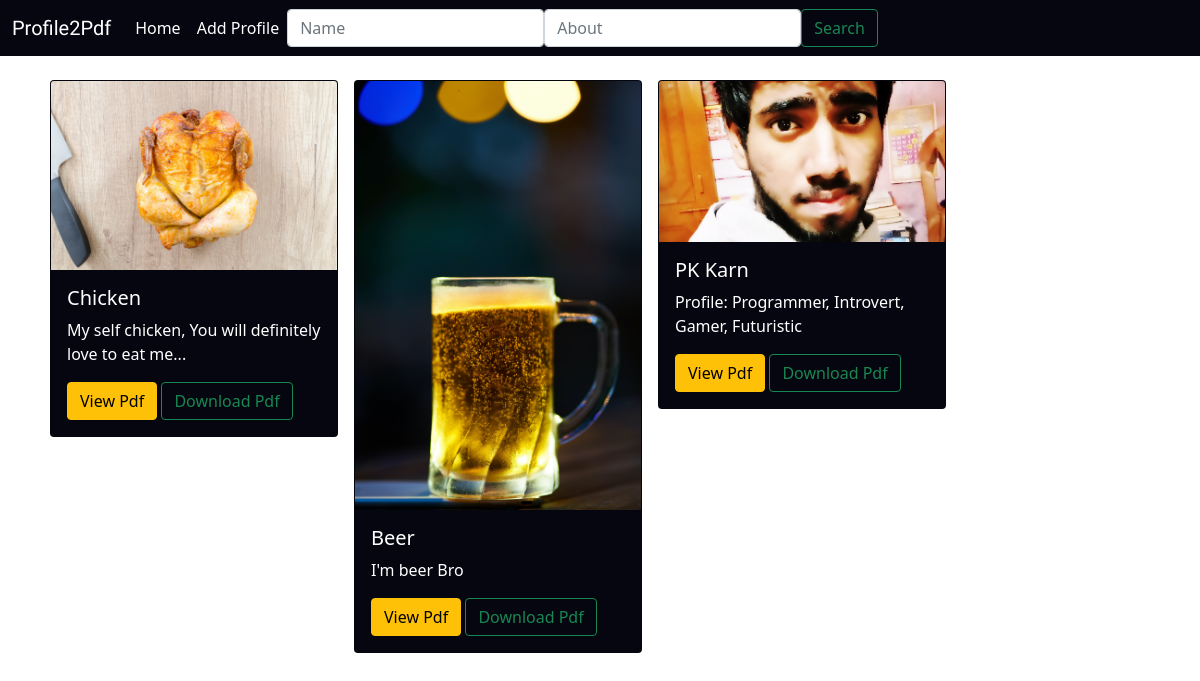
The app's page /, older data.
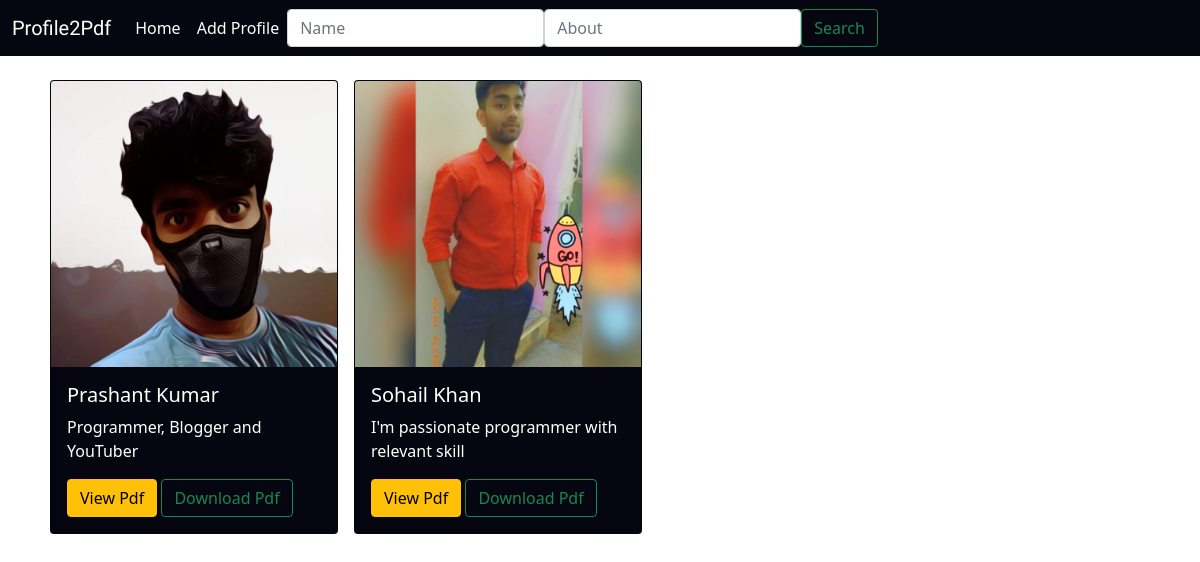
The same page, newer data.
### pdfconvert/models.py (models this page shows, shortened)
class Customer(models.Model):
    name = models.CharField(max_length=100)
    pic = models.ImageField(upload_to='images')
    about = models.TextField()
    dob = models.DateField(null=True, blank=True)
    address = models.TextField(blank=True)
    phone_no = models.IntegerField(null=True, blank=True)
    updated = models.DateTimeField(auto_now_add=True)
    skills = models.TextField(blank=True)

### pdfconvert/views.py (the view)
# urls.py: path('', views.main, name="customer_view"),
def main(request):
    customers = Customer.objects.all()
    pfilter = ProfileFilter(request.GET, queryset=customers)
    customers = pfilter.qs
    context = {
        'object_list': customers
    }
    return render(request, 'pdfconvert/main.html', context)

### pdfconvert/templates/pdfconvert/main.html
{% extends 'pdfconvert/base.html' %}
{% block content %}
<div class="row">
<div class="profile-box">
{% for customer in object_list %}
        <div class="card text-white bg mx-2 my-4" style="width:18rem;float:left;">
          <img src="media/{{customer.pic}}" class="card-img-top" alt="...">
          <div class="card-body">
            <h5 class="card-title">{{customer.name}}</h5>
            <p class="card-text">{{customer.about}}</p>
            <a href="{% url 'cutomerpdf' customer.id %}" class="btn btn-warning">View Pdf</a>
             <a href="{% url 'test-view' customer.id %}" class="btn btn-outline-success">Download Pdf</a>
          </div>
</div>
{% endfor %}
 </div>
</div>
{% endblock %}

### pdfconvert/templates/pdfconvert/base.html (shortened to what this page needs)
<!DOCTYPE html>
<html lang="en">
<head>
    <link rel="stylesheet" href="https://stackpath.bootstrapcdn.com/bootstrap/5.0.0-alpha1/css/bootstrap.min.css">
</head>
<body>
<nav class="navbar bg navbar-expand-lg navbar-dark bg-light">
  <div class="container-fluid">
    <a class="navbar-brand" href="{% url 'customer_view' %}">Profile2Pdf</a>
    <div class="collapse navbar-collapse" id="navbarSupportedContent">
      <ul class="navbar-nav mr-auto mb-2 mb-lg-0">
        <li class="nav-item">
          <a class="nav-link active" aria-current="page" href="{% url 'customer_view' %}">Home</a>
        </li>
        <li class="nav-item">
          <a class="nav-link active" href="{% url 'add_profile' %}">Add Profile</a>
        </li>
      </ul>
      <form class="d-flex">
        <input class="form-control mr-2" type="search" name="namesearch" placeholder="Name" aria-label="Search">
        <input class="form-control mr-2" type="search" name="aboutsearch" placeholder="About" aria-label="Search">
        <button class="btn btn-outline-success" type="submit">Search</button>
      </form>
    </div>
  </div>
</nav>
<div class="container">
   {% block content %}
   {% endblock%}
</div>
</body>
</html>

### pdfconvert/templates/pdfconvert/base.html (style rules this page uses)
.bg { background-color: #05060f!important; }
.navbar-brand { font-family: 'Ranchers', cursive!important; }

Row changes from the older to the newer data that the page shows:
removed Customer: pic (picture), name "Chicken", about "My self chicken, You will definitely love to eat me..."
removed Customer: pic (picture), name "Beer", about "I'm beer Bro"
removed Customer: pic (picture), name "PK Karn", about "Profile: Programmer, Introvert, Gamer, Futuristic"
added Customer: pic (placeholder picture), name "Prashant Kumar", about "Programmer, Blogger and YouTuber"
added Customer: pic (picture), name "Sohail Khan", about "I'm passionate programmer with relevant skill"
